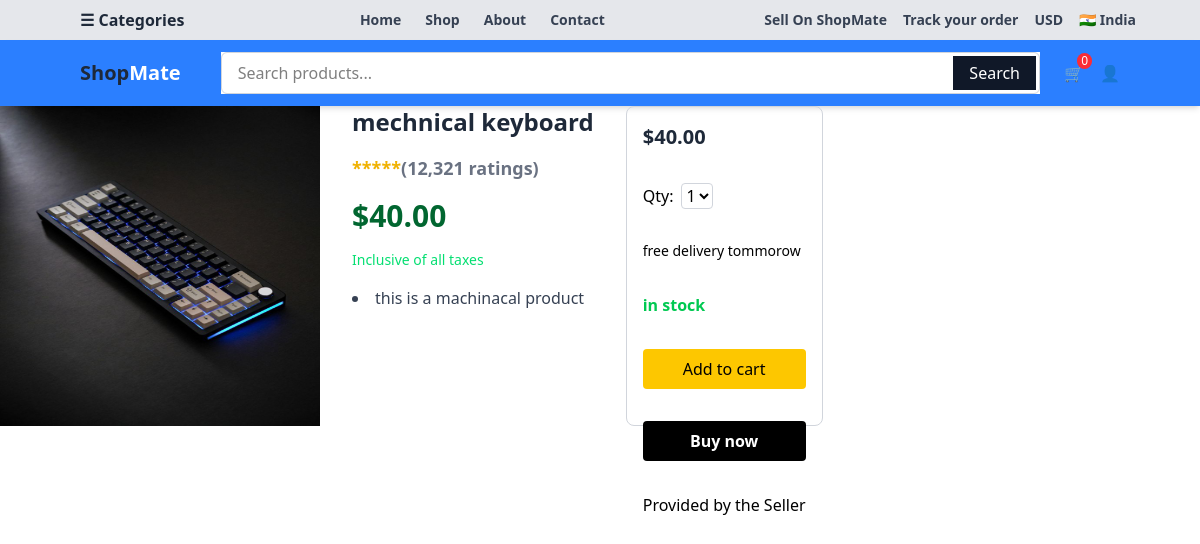
Page /machnical-keyboard on the committed database.
### myapp/models.py (models this page shows, shortened)
class Products(models.Model):
    name = models.CharField(max_length=100)
    price = models.FloatField()
    description = models.TextField()
    image = models.ImageField(upload_to='images/')
    slug = models.SlugField(unique=True,blank=True)
    stock = models.IntegerField()
    active = models.BooleanField()

### myapp/views.py (the view)
# urls.py: path('<slug:slug>',views.detail,name='detail')
def detail(request, slug):
    product = Products.objects.get(slug=slug)
    return render(request,'myapp/detail.html',{'product':product})

### cart/cart.py (called while the page is built)
    def __len__(self):
        return sum(int(item['qty']) for item in self.cart.values())

### cart/context_processor.py (called while the page is built)
def cart(request):
    return {'cart':Cart(request)}

### myapp/templates/myapp/detail.html (shortened to what this page needs)
{% extends 'myapp/base.html' %}
{% block body %}
<div class="flex gap-8">
    <div class="w-80 h-80">
        <img class="w-80 h-80" src="{{product.image.url}}" alt="">
    </div>
    <div class="flex flex-col gap-4">
        <h1 class="text-2xl font-bold text-gray-800">{{product.name}}</h1>
        <div class="text-lg font-semibold text-yellow-500">*****<span class="text-gray-500">(12,321 ratings)</span></div>
        <p class="text-3xl font-bold text-green-800">${{product.price|floatformat:2}}</p>
        <p class="text-sm text-green-400">Inclusive of all taxes</p>
        <ul class="list-disc list-inside">
            <li class="text-gray-700">{{product.description}}</li>
        </ul>
    </div>
    <div class="flex flex-col gap-4 p-4 border border-gray-300 rounded col-span-4 rounded-lg space-y-4 h-80">
            <p class="text-xl font-bold text-gray-800">${{product.price|floatformat:2}}</p>
            <div class="flex items-center gap-2">
                <p>Qty:</p>
            <select class="border border-gray-300 rounded" name="quantity" id="select">
                <option value="1">1</option>
            </select>
            </div>
            <p class="text-sm text-black-600">free delivery tommorow</p>
            {% if product.stock > 0 %}
        <p class="text-green-500 font-semibold">in stock</p>
            {% else %}
        <p class="text-red-500 font-semibold">out of stock</p>
            {% endif %}
        <button
        id="atc"
        value="{{product.id}}"
        class="bg-yellow-400 px-4 py-2 rounded w-full">Add to cart</button>
        <button class="bg-black text-white font-semibold px-4 py-2 rounded w-full">Buy now</button>
        <p class="text-md text-bgreen-600">Provided by the Seller</p>
    </div>
</div>
{% endblock %}

### rows in the picture
Products: image (picture), name "mechnical keyboard", price "40.00", description "this is a machinacal product"
